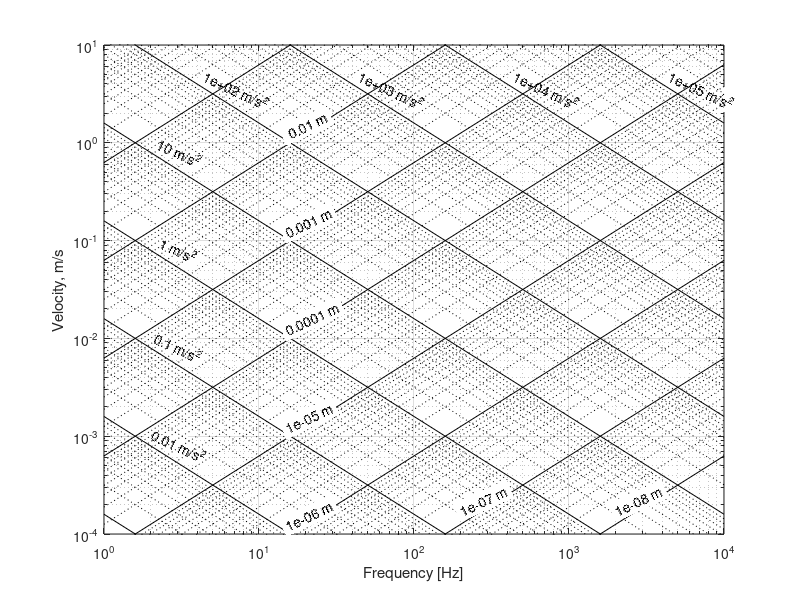

Write the MATLAB code that produced this figure.
function h = anomograph
% ANOMOGRAPH     Plot a displacement, velocity, acceleration nomograph
%
%        h = anomograph
%
%        h          Handle to figure
%
% The nomograph is a log-log plot in which conversion between displacement,
% velocity and acceleration is easily extracted. This type of plot is very
% useful for example in interpreting vibration test specifications for sine
% testing.
%
% The nomograph looks best (on my widescreen computer) if blown up to full
% screen.

% Copyright (c) 2009-2011 by Anders Brandt
% Email: abra@iti.sdu.dk
% Version: 1.0 2011-06-23   
% This file is part of ABRAVIBE Toolbox for NVA


% The velocity and frequency limits are hard coded here. If you change the
% limits below you will have to tweak the labels further below to appear
% right on the plot.
flo=1;
fhi=1e4;
vlo=1e-4;
vhi=10;

% Define parameters
f=[flo fhi]';
v=[vlo vhi]';
d=v./f/2/pi;
a=2*pi*f.*v;
One2Nine=[1:9];                     % Decade steps
% acceleration levels to plot
A=[1e-3 1e-2 1e-1 1 1e1 1e2 1e3 1e4 1e5];
% Displacement levels to plot
D=[1e-8 1e-7 1e-6 1e-5 1e-4 1e-3 1e-2 1e-1];


% Create figure: if called with h as output create handle
if nargout == 1
    h=figure;
else
    figure;
end

% Plot base plot with limits
h2=loglog(f,v,'.k');
xlabel('Frequency [Hz]')
ylabel('Velocity, m/s')
grid on
hold on


% Constant acceleration in m/s^2:
% For each acceleration level to plot, calculate the low and high
% corresponding velocity values and plot (as the plot is a velocity vs.
% frequency plot)
for q = 1:length(A)
    for n = 1:length(One2Nine)
        vplotlo=A(q)*One2Nine(n)/2/pi/flo;
        vplothi=A(q)*One2Nine(n)/2/pi/fhi;
        if n == 1
            loglog([flo fhi],[vplotlo vplothi],'-k')
            if A(q) > .001 & A(q) < 100        % Omitt text for lowest acc. level
                t=text(2,0.7*vplotlo,sprintf('%5.2g m/s^2',A(q)),'Rotation',-25','BackgroundColor','White');
            elseif A(q) > .001
                text(.045*A(q),0.5*vhi,sprintf('%5.2g m/s^2',A(q)),'Rotation',-25','BackgroundColor','White');
            end
        else
            loglog([flo fhi],[vplotlo vplothi],':k')
        end            
    end 
end

% Constant displacement in m, same procedure as for acceleration
for q = 1:length(D)
    for n = 1:length(One2Nine)
        vplotlo=D(q)*One2Nine(n)*2*pi*flo;
        vplothi=D(q)*One2Nine(n)*2*pi*fhi;
        if n == 1
            loglog([flo fhi],[vplotlo vplothi],'-k')
            if D(q) > 1e-7 & D(q) < 0.1          
                text(15,120*D(q),sprintf('%5.2g m',D(q)),'Rotation',+25','BackgroundColor','White');
            elseif D(q) == 1e-7
                text(200,1.7*vlo,sprintf('%5.2g m',D(q)),'Rotation',+25','BackgroundColor','White');
            elseif D(q) == 1e-8
                text(2000,1.7*vlo,sprintf('%5.2g m',D(q)),'Rotation',+25','BackgroundColor','White');
            end
        else
            loglog([flo fhi],[vplotlo vplothi],':k')
        end            
    end 
end

% Delete the first plotted dots for the velocity map
delete(h2(1))
axis([flo fhi vlo vhi])
